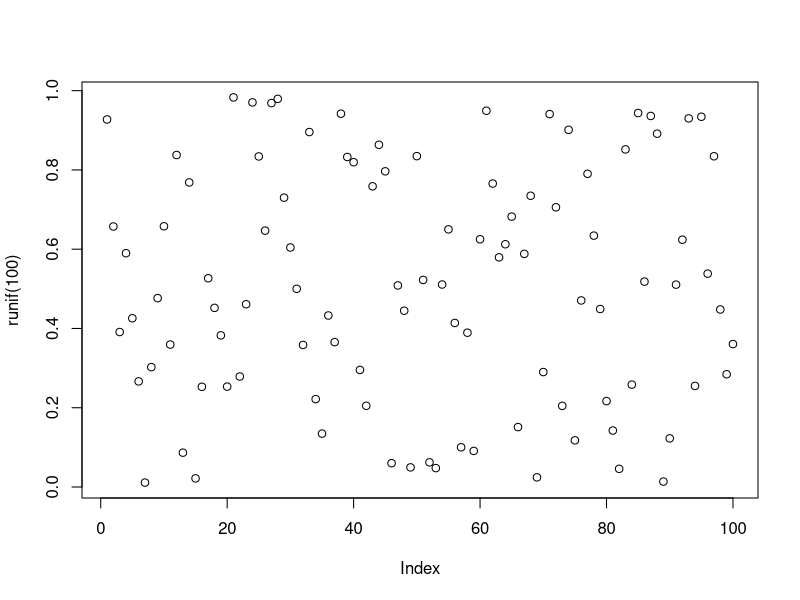

The R script that drew this image:
## ---- chunk 1
1 + 1
## ---- chunk 2
#| echo: false
plot(runif(100))
